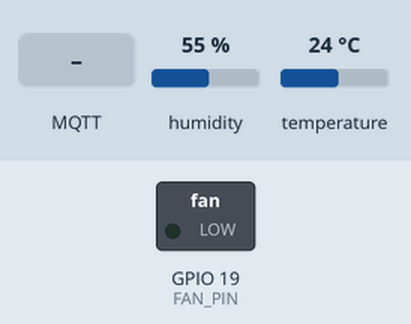
Recording of a sketch running on a simulated ESP32. Shown: switched loads named in the sketch (green lamp = pin HIGH). Inputs (shaded band) come from the test bench; at power-on: humidity 55 %, temperature 24 °C. WiFi joins after 1.5 s; servers stay silent unless stated; no MQTT or app messages arrive unless stated; what the sketch prints to the serial monitor is not drawn.

Above: at 2.7 s.
2.8 s: MQTT message "ON" arrives on the first subscribed topic
At 4.5 s:
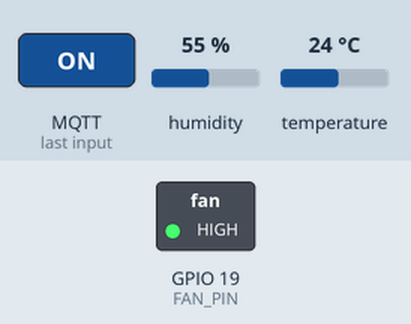
5.0 s: MQTT message "OFF" arrives on the first subscribed topic
At 6.9 s:
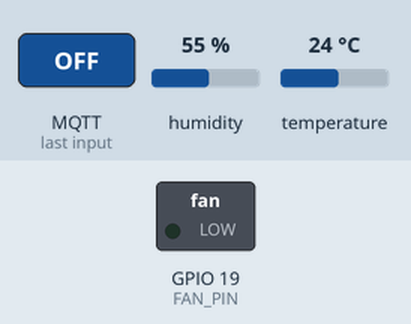
Timing chart, 0 to 8.4 s (numbered marks = the images above; inputs shaded):
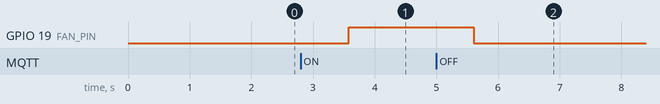

Measured:
- after the input at 2.8 s, GPIO 19 (FAN_PIN): LOW → HIGH after 0.78 s
- after the input at 5.0 s, GPIO 19 (FAN_PIN): HIGH → LOW after 0.60 s

The sketch:

main.ino
```cpp
#include <WiFi.h>
#include <PubSubClient.h>
#include "DHT.h"

#define DHTPIN 5
#define DHTTYPE DHT11
#define FAN_PIN 19  // GPIO pin for fan control

const char* ssid = "DIGIFIBRA-Ak6u";
const char* password = "TODO-password";
const char* mqtt_server = "192.168.1.136";
const int mqtt_port = 1883;
const char* mqtt_topic_temp = "temperature";
const char* mqtt_topic_hum = "humidity";
const char* mqtt_topic_fan = "fan/control";  // MQTT topic for fan control

DHT dht(DHTPIN, DHTTYPE);
WiFiClient espClient;
PubSubClient client(espClient);

void setup() {
  Serial.begin(115200);

  pinMode(FAN_PIN, OUTPUT);
  digitalWrite(FAN_PIN, LOW);  // Fan OFF initially

  setupWiFi();
  client.setServer(mqtt_server, mqtt_port);
  client.setCallback(callback); // Set MQTT callback function

  dht.begin();
}

void loop() {
  if (!client.connected()) {
    reconnectMQTT();
  }
  client.loop();

  delay(2000);

  float h = dht.readHumidity() * 10;
  float t = dht.readTemperature() * 10;

  if (isnan(h) || isnan(t)) {
    Serial.println("Failed to read from DHT sensor!");
    return;
  }

  Serial.print("Humidity: ");
  Serial.print(h, 1);
  Serial.print("%  Temperature: ");
  Serial.print(t, 1);
  Serial.println("°C");

  publishToMQTT(mqtt_topic_temp, t);
  publishToMQTT(mqtt_topic_hum, h);
}

// ==================== MQTT Callback Function ====================
void callback(char* topic, byte* payload, unsigned int length) {
  payload[length] = '\0';  // Convert to string
  String message = String((char*)payload);

  Serial.print("MQTT Message Received: ");
  Serial.println(message);

  if (strcmp(topic, mqtt_topic_fan) == 0) {
    if (message == "ON") {
      digitalWrite(FAN_PIN, HIGH);  // Turn fan ON
      Serial.println("Fan TURNED ON");
    } else if (message == "OFF") {
      digitalWrite(FAN_PIN, LOW);   // Turn fan OFF
      Serial.println("Fan TURNED OFF");
    }
  }
}

// ==================== Helper Functions ====================
void setupWiFi() {
  Serial.print("Connecting to WiFi: ");
  Serial.println(ssid);

  WiFi.begin(ssid, password);

  while (WiFi.status() != WL_CONNECTED) {
    delay(500);
    Serial.print(".");
  }

  Serial.println("\nWiFi connected!");
  Serial.print("IP Address: ");
  Serial.println(WiFi.localIP());
}

void reconnectMQTT() {
  while (!client.connected()) {
    Serial.print("Connecting to MQTT... ");
    if (client.connect("ESP32_Client")) {
      Serial.println("Connected to MQTT broker!");
      client.subscribe(mqtt_topic_fan);  // Subscribe to fan control topic
    } else {
      Serial.print("Failed (Error Code: ");
      Serial.print(client.state());
      Serial.println(") Retrying in 5 seconds...");
      delay(5000);
    }
  }
}

void publishToMQTT(const char* topic, float value) {
  char msg[10];
  dtostrf(value, 6, 2, msg);
  client.publish(topic, msg);
}
```
